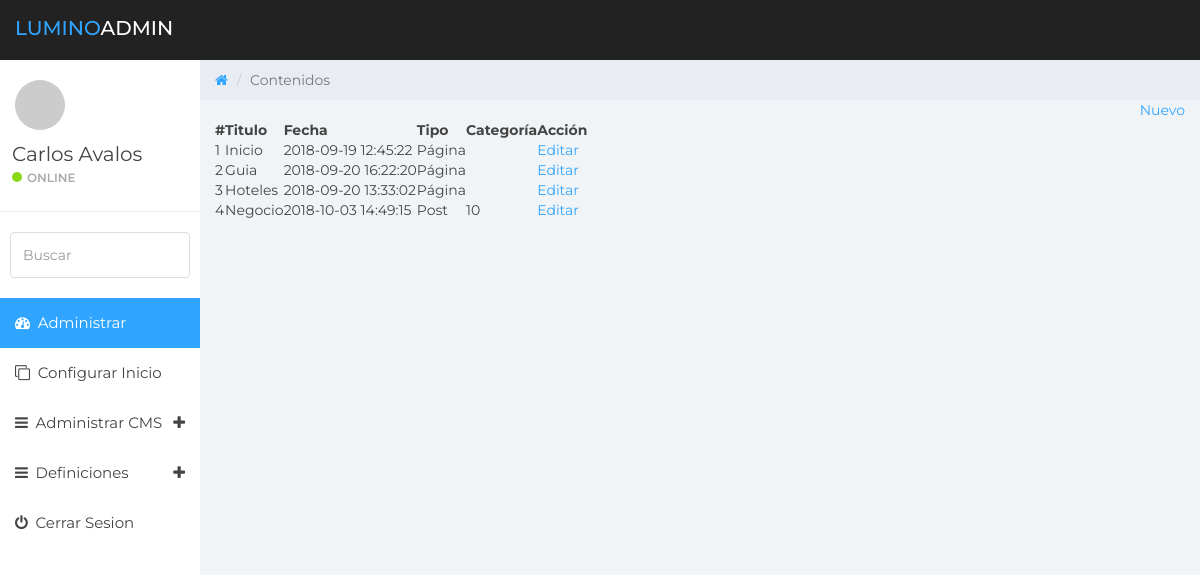
/public/admin/page-consultar.php (signed in), run on an earlier commit of the app's database.
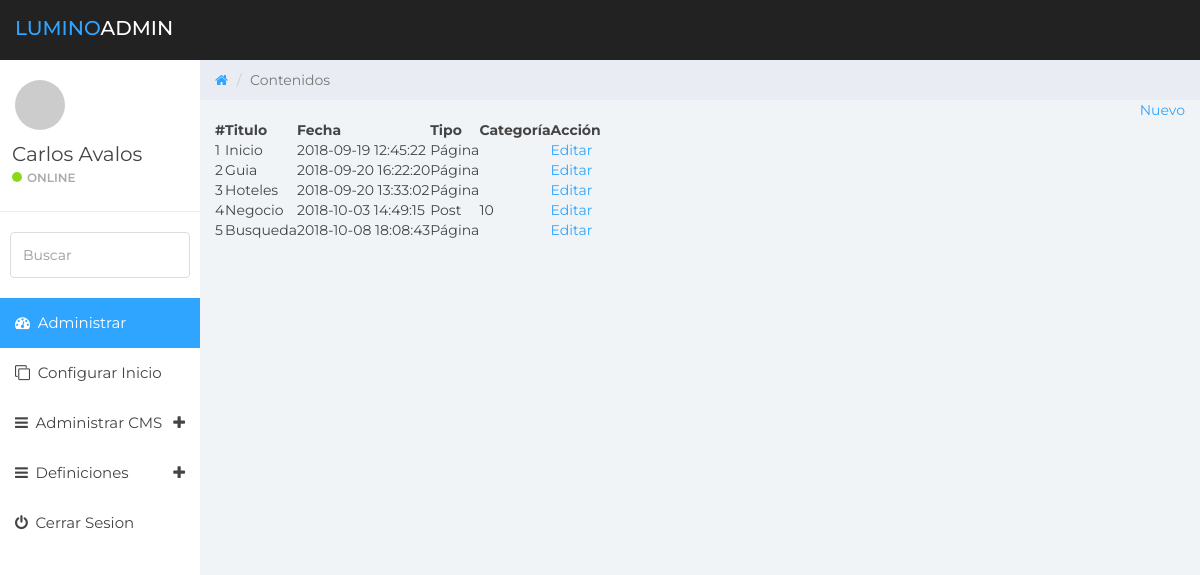
And on a later commit of the database.
### tables this page shows
CREATE TABLE `usuarios` (
  `id` int(11) NOT NULL,
  `usuario` varchar(30) NOT NULL,
  `password` varchar(50) NOT NULL,
  `id_personal` int(11) NOT NULL,
  `id_tipo` int(11) NOT NULL
);

CREATE TABLE `personal` (
  `id` int(11) NOT NULL,
  `nombre` varchar(50) NOT NULL
);

CREATE TABLE `contenidos` (
  `id` int(11) NOT NULL,
  `titulo` varchar(200) NOT NULL,
  `contenido` longtext NOT NULL,
  `fecha_publicacion` timestamp NOT NULL DEFAULT CURRENT_TIMESTAMP ON UPDATE CURRENT_TIMESTAMP,
  `tipo` varchar(20) NOT NULL,
  `categoria` varchar(100) NOT NULL,
  `alias` varchar(200) NOT NULL,
  `contacto` varchar(200) DEFAULT NULL,
  `direccion` varchar(200) DEFAULT NULL,
  `cod_zona` int(11) DEFAULT NULL,
  `urlimagen` varchar(200) DEFAULT NULL,
  `resumen` varchar(200) DEFAULT NULL
);

### public/admin/lib/data.php (called while the page is built, shortened)
<?php
$path = dirname(__FILE__);
require_once( $path . '/../../../setting/mysql.php');
function retornar_tipo_contenido(){
  return ['PAGE'=>'Página', 'POST' => 'Post'];
}
function cargar_datos_contenidos(){
   $mysql = new Mysql();
   $sql = <<<SQL
   SELECT * FROM contenidos
SQL;
   $res = $mysql->search($sql);
   return $res;
   }
?>

### setting/mysql.php (called while the page is built, shortened)
<?php
class MySql{
    private $conn;
    public function connect(){
    try {
      $this->conn = new PDO("mysql:host=".Config::SERVERNAME.";dbname=".Config::DATABASE, Config::USERNAME, Config::PASSWORD);
      $this->conn->setAttribute(PDO::ATTR_ERRMODE, PDO::ERRMODE_EXCEPTION);
      return true;
    }catch(PDOException $e){
      echo "Connection failed: " . $e->getMessage();
      return false;
    }
    }
    public function search($sql){
      try{
      if($this->connect()){
        $stmt = $this->conn->prepare($sql);
        $stmt->execute();
        $stmt->setFetchMode(PDO::FETCH_ASSOC);
        return $stmt->fetchAll();
      }else{
        return array();
      }
      }catch(PDOEXception $e){
      echo $sql ."<br />". $e->getMessage();
      return false;
      }
    }
}
?>

### public/admin/page-consultar.php (the view)
<?php include('cabecera.php'); ?>
<?php include('sidebar.php'); ?>
<div class="col-sm-9 col-sm-offset-3 col-lg-10 col-lg-offset-2 main">
		<div class="row">
			<ol class="breadcrumb">
				<li><a href="#">
					<em class="fa fa-home"></em>
				</a></li>
				<li class="active">Contenidos</li>
			</ol>
		</div>
    <?php $res = cargar_datos_contenidos(); $array_type = retornar_tipo_contenido(); ?>
     <div class="mid-page" style="text-align:right;" >
      <a href="page-contenido.php" class="pure-button pure-button-primary">Nuevo</a>
     </div>
      <table class="pure-table">
      <thead>
        <tr>
          <th>#</th>
          <th>Titulo</th>
          <th>Fecha</th>
          <th>Tipo</th>
          <th>Categoría</th>
          <th>Acción</th>
        </tr>
      </thead>
      <tbody>
        <?php while(is_array($res) && list($k, $v) = each($res) ): ?>
        <tr>
          <td><?= $k+1 ?></td>
          <td><?= $v['titulo'] ?></td>
          <td><?= $v['fecha_publicacion'] ?></td>
          <td><?= $array_type [ $v['tipo'] ] ?></td>
          <td><?= $v['categoria'] ?></td>
          <td><a href="page-contenido.php?id=<?=$v['id']?>">Editar</a></td>
        </tr>
        <?php endwhile; ?>
      </tbody>
    </table>
	</div>
<?php include('footer.php'); ?>

### public/admin/cabecera.php (shortened to what this page needs)
<?php
	require '../../php/conexion.php';
	$idUsuario = $_SESSION['id_usuario'];
	$sql ="SELECT u.id, p.nombre FROM usuarios AS u INNER JOIN personal AS p ON u.id_personal=p.id WHERE u.id = '$idUsuario'";
		$result=$mysqli->query($sql);
		$row = $result->fetch_assoc();
?>
<?php require_once('lib\data.php'); ?>
<!DOCTYPE html>
<html>
<head>
	<link href="css/bootstrap.min.css" rel="stylesheet">
	<link href="css/font-awesome.min.css" rel="stylesheet">
	<link href="css/datepicker3.css" rel="stylesheet">
	<link href="css/styles.css" rel="stylesheet">
</head>
<body>

### public/admin/sidebar.php (shortened to what this page needs)
<nav class="navbar navbar-custom navbar-fixed-top" role="navigation">
  <div class="container-fluid">
    <div class="navbar-header">
      <a class="navbar-brand" href="#"><span>Lumino</span>Admin</a>
    </div>
  </div>
</nav>
<div id="sidebar-collapse" class="col-sm-3 col-lg-2 sidebar">
  <div class="profile-sidebar">
    <div class="profile-userpic">
      <img src="http://placehold.it/50/30a5ff/fff" class="img-responsive" alt="">
    </div>
    <div class="profile-usertitle">
      <div class="profile-usertitle-name"><?php echo ($row['nombre']); ?></div>
      <div class="profile-usertitle-status"><span class="indicator label-success"></span>Online</div>
    </div>
  </div>
  <form role="search">
    <div class="form-group">
      <input type="text" class="form-control" placeholder="Buscar">
    </div>
  </form>
  <ul class="nav menu">
    <li class="active"><a href="index.php"><em class="fa fa-dashboard">&nbsp;</em> Administrar</a></li>
    <li class="parent "><a href="#"><em class="fa fa-clone">&nbsp;</em> Configurar Inicio</a></li>
    <li class="parent "><a data-toggle="collapse" href="#sub-item-1">
      <em class="fa fa-navicon">&nbsp;</em> Administrar CMS <span data-toggle="collapse" href="#sub-item-1" class="icon pull-right"><em class="fa fa-plus"></em></span>
      </a>
    </li>
    <li class="parent "><a data-toggle="collapse" href="#sub-item-2">
      <em class="fa fa-navicon">&nbsp;</em> Definiciones <span data-toggle="collapse" href="#sub-item-2" class="icon pull-right"><em class="fa fa-plus"></em></span>
      </a>
    </li>
    <li><a href="../../php/logout.php"><em class="fa fa-power-off">&nbsp;</em> Cerrar Sesion</a></li>
  </ul>
</div>

### public/admin/footer.php (shortened to what this page needs)
</body>
</html>

### public/admin/css/styles.css (style rules this page uses)
body { background: #f1f4f7; padding-top: 60px; font-size: 14px; color: #444444; font-family: "Montserrat", "Helvetica Neue", Helvetica, Arial, sans-serif; }
a, a:hover, a:focus { color: #30a5ff; }
input.form-control { border: 1px solid #ddd; box-shadow: none; height: 46px; }
.navbar-custom { background: #222; height: 60px; }
.navbar-header .navbar-brand { color: #fff; font-size: 20px; text-transform: uppercase; font-weight: 500; height: 60px; padding-top: 18px; }
.navbar-header .navbar-brand span { color: #30a5ff; }
.label-success { background-color: #8ad919; }
.navbar { border: 0; }
.sidebar { display: block; padding: 0; display: none; box-shadow: none; background: #fff; }
.sidebar ul { margin: 20px 0px; }
.sidebar form { padding: 10px 0 0 0; margin: 10px 10px 20px 10px; }
@media (min-width: 768px) { .sidebar { display: block; position: fixed; top: 60px; bottom: 0; left: 0; z-index: 1000; display: block; margin: 0; padding: 0; overflow-x: hidden; overflow-y: auto; } }
@media (min-width: 768px) { .navbar-header { width: 100%; } }
.sidebar ul.nav .active a, .sidebar ul.nav li.parent a.active, .sidebar ul.nav .active > a:hover, .sidebar ul.nav li.parent a.active:hover, .sidebar ul.nav .active > a:focus, .sidebar ul.nav li.parent a.active:focus { color: #fff; background-color: #30a5ff; }
.sidebar ul.nav li a { height: 50px; font-size: 15px; line-height: 2em; color: #444444; }
.profile-sidebar { padding: 10px 0; border-bottom: 1px solid #e9ecf2; }
.indicator { width: 10px; height: 10px; display: inline-block; border-radius: 9999px; margin-right: 5px; }
.profile-userpic img { float: left; margin: 10px 0px 0px 15px; width: 50px; height: 50px; border-radius: 9999px !important; }
.profile-usertitle { float: left; text-align: left; margin: 10px 0 0 12px; }
.profile-usertitle-name { font-size: 20px; margin-bottom: 0px; }
.profile-usertitle-status { text-transform: uppercase; color: #AAA; font-size: 12px; font-weight: 600; margin-bottom: 15px; }
.breadcrumb { border-radius: 0; padding: 10px 15px 10px 15px; background: #e9ecf2; margin: 0; }

What changed in the data, as far as the page shows it:
added contenidos: k "5", titulo "Busqueda", fecha_publicacion "2018-10-08 18:08:43", tipo "Página"
